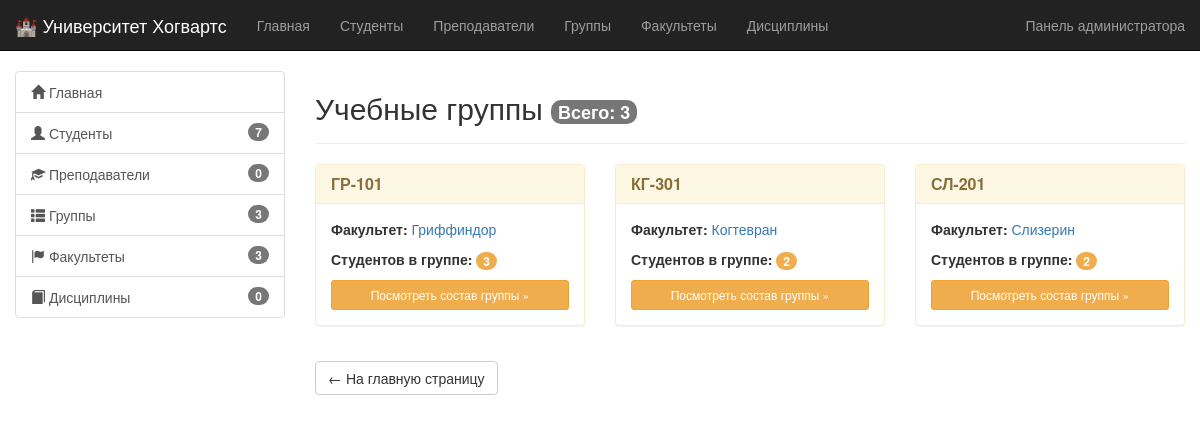
Before: /groups/ with the older database file.
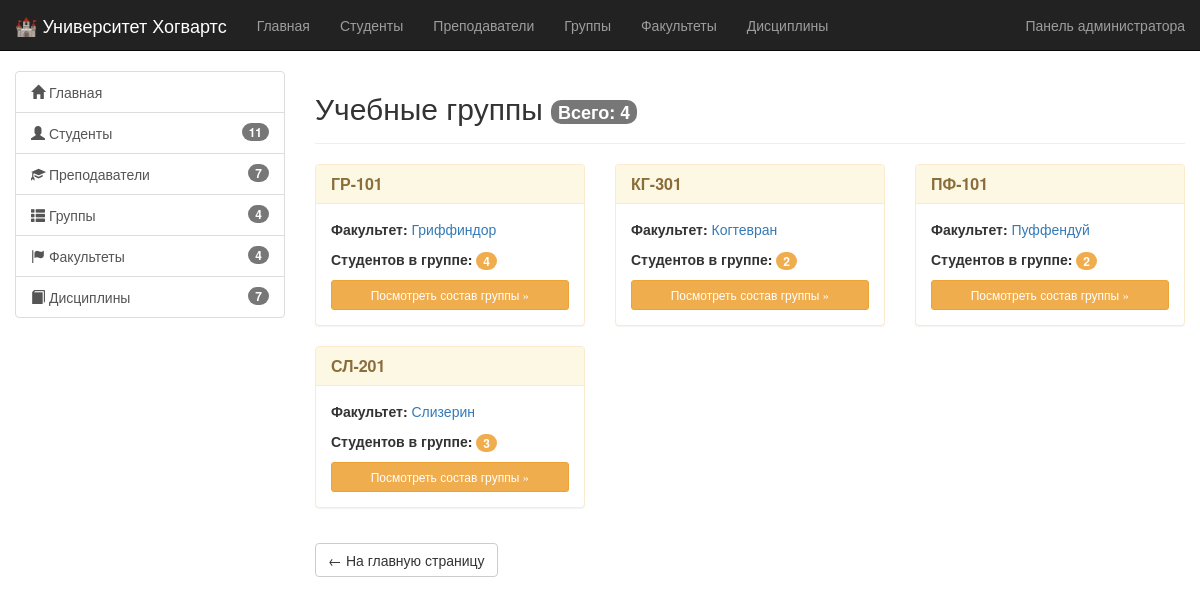
After: the same page with the newer database file.
### students/models.py (models this page shows, shortened)
class Group(models.Model):
    name = models.CharField(max_length=50, verbose_name="Название группы")
    faculty = models.ForeignKey(Faculty, on_delete=models.CASCADE, verbose_name="Факультет", related_name='groups')
    class Meta:
        verbose_name = "Группа"
        verbose_name_plural = "Группы"
        ordering = ['name']

class Faculty(models.Model):
    name = models.CharField(max_length=100, verbose_name="Факультет")
    description = models.TextField(verbose_name="Описание", blank=True)
    class Meta:
        verbose_name = "Факультет"
        verbose_name_plural = "Факультеты"
        ordering = ['name']

### students/views.py (the view)
# urls.py: path('groups/', views.GroupListView.as_view(), name='group_list'),
class GroupListView(ListView):
    model = Group
    template_name = 'students/group_list.html'
    context_object_name = 'groups'
    def get_queryset(self):
        return Group.objects.select_related('faculty').prefetch_related('students').all().order_by('name')
    def get_context_data(self, **kwargs):
        context = super().get_context_data(**kwargs)
        context['total_count'] = Group.objects.count()
        return context

### students/context_processors.py (called while the page is built)
def counts(request):
    return {
        'num_students': Student.objects.count(),
        'num_teachers': Teacher.objects.count(),
        'num_groups': Group.objects.count(),
        'num_faculties': Faculty.objects.count(),
        'num_disciplines': Discipline.objects.count(),
    }

### students/templates/students/group_list.html (shortened to what this page needs)
{% extends "base_generic.html" %}
{% block content %}
<div class="page-header" style="margin-top: 0;">
  <h2>
    Учебные группы
    <span class="badge" style="font-size: 18px; vertical-align: middle;">Всего: {{ total_count }}</span>
  </h2>
</div>
<div class="row">
  {% for group in groups %}
    <div class="col-sm-6 col-md-4">
      <div class="panel panel-warning">
        <div class="panel-heading">
          <h3 class="panel-title" style="font-weight: bold;">{{ group.name }}</h3>
        </div>
        <div class="panel-body">
          <p><strong>Факультет:</strong> <a href="{% url 'faculty_detail' group.faculty.pk %}">{{ group.faculty.name }}</a></p>
          <p>
            <strong>Студентов в группе:</strong>
            <span class="badge" style="background-color: #f0ad4e;">{{ group.students.count }}</span>
          </p>
          <a href="{% url 'group_detail' group.pk %}" class="btn btn-warning btn-sm btn-block">
            Посмотреть состав группы &raquo;
          </a>
        </div>
      </div>
    </div>
  {% empty %}
    <div class="col-sm-12">
      <div class="alert alert-warning">
        Учебные группы пока не созданы.
      </div>
    </div>
  {% endfor %}
</div>
<p style="margin-top: 15px;">
  <a href="{% url 'index' %}" class="btn btn-default">&larr; На главную страницу</a>
</p>
{% endblock %}

Changed rows visible on the page:
computed for Group "ГР-101": students.count "3" → "4"
added Group: name "ПФ-101", faculty.name "Пуффендуй", students.count "2"
computed for Group "СЛ-201": students.count "2" → "3"
Other visible differences:
{{ num_students }}: "7" → "11"
{{ num_teachers }}: "0" → "7"
{{ num_groups }}: "3" → "4"
{{ num_faculties }}: "3" → "4"
{{ num_disciplines }}: "0" → "7"
{{ total_count }}: "3" → "4"
